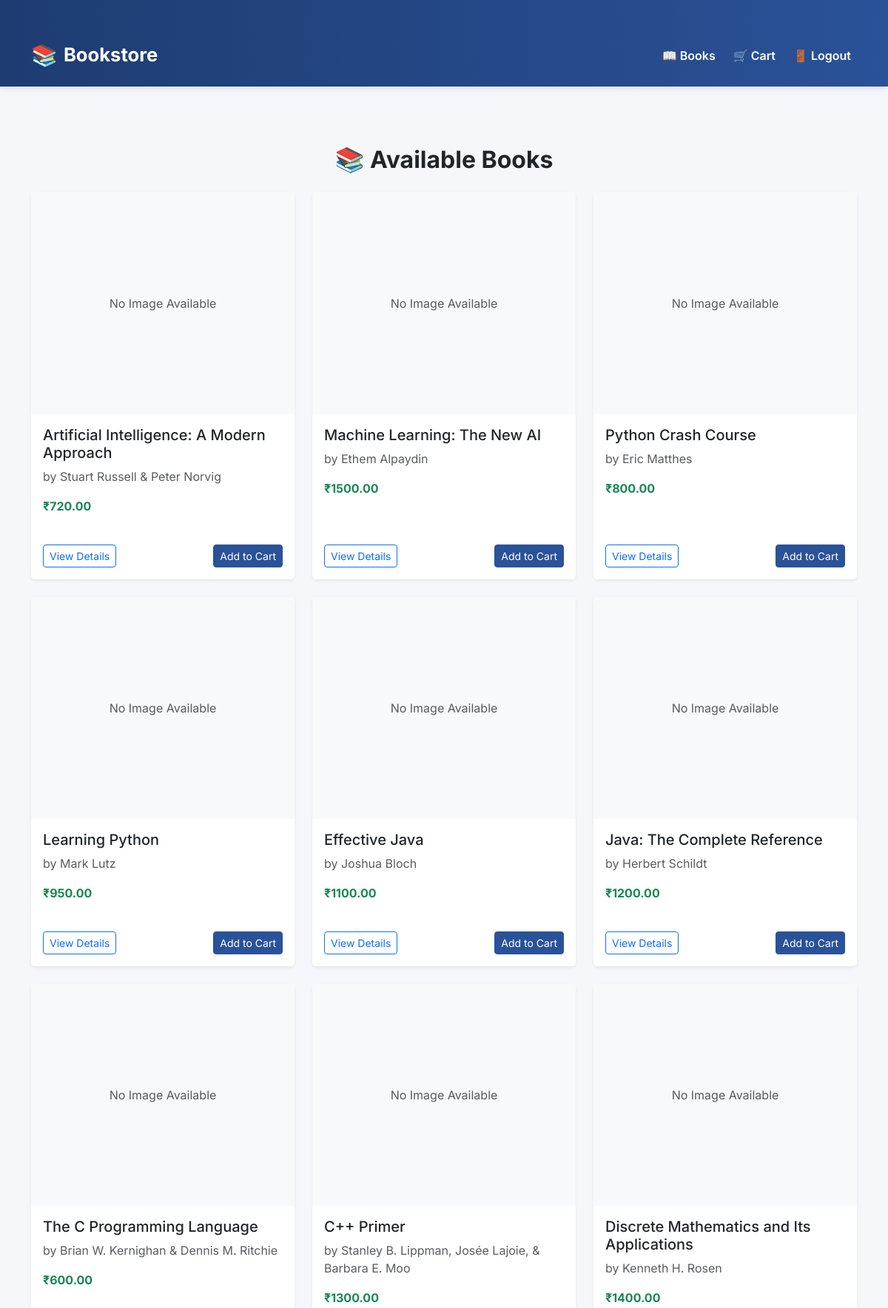
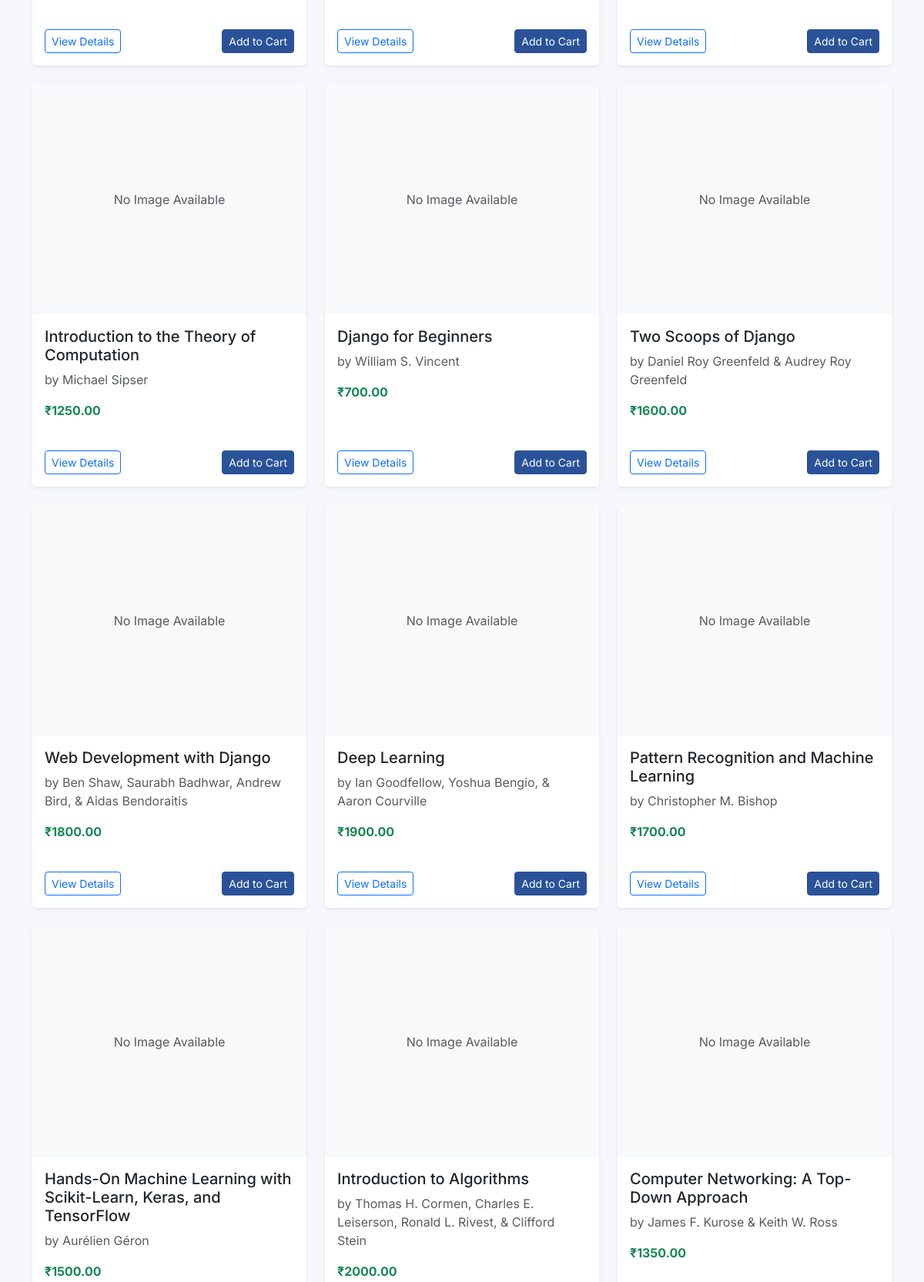
Page /books/ (signed in, upper part) on the committed database (2 pictures, top to bottom).
### books/models.py (models this page shows, shortened)
class Book(models.Model):
    title = models.CharField(max_length=200)
    author = models.CharField(max_length=200)
    description = models.TextField()
    price = models.DecimalField(max_digits=10, decimal_places=2)
    cover_image = models.ImageField(upload_to='book_covers/', blank=True, null=True)
    publication_date = models.DateField()
    isbn = models.CharField(max_length=13, unique=True)

### books/views.py (the view)
# urls.py: path('books/', book_views.book_list, name='book_list'),
@login_required
def book_list(request):
    books = Book.objects.all()
    return render(request, 'books/book_list.html', {'books': books})

### templates/books/book_list.html (shortened to what this page needs)
{% extends 'base.html' %}
{% block content %}
<div class="py-5">
    <h2 class="mb-4 text-center fw-bold">📚 Available Books</h2>
    {% if books %}
    <div class="row row-cols-1 row-cols-md-3 g-4">
        {% for book in books %}
        <div class="col">
            <div class="card h-100 shadow-sm border-0 hover-shadow transition" style="transition: transform 0.3s ease-in-out;">
                {% if book.cover_image %}
                <img src="{{ book.cover_image.url }}" class="card-img-top" alt="{{ book.title }}" style="height: 300px; object-fit: cover;">
                {% else %}
                <div class="d-flex align-items-center justify-content-center bg-light text-muted" style="height: 300px;">
                    No Image Available
                </div>
                {% endif %}
                <div class="card-body">
                    <h5 class="card-title">{{ book.title }}</h5>
                    <p class="card-text text-muted">by {{ book.author }}</p>
                    <p class="fw-bold text-success">₹{{ book.price }}</p>
                </div>
                <div class="card-footer bg-white border-0 d-flex justify-content-between px-3 pb-3">
                    <a href="{% url 'book_detail' book.id %}" class="btn btn-sm btn-outline-primary">View Details</a>
                    <a href="{% url 'add_to_cart' book.id %}" class="btn btn-sm btn-primary">Add to Cart</a>
                </div>
            </div>
        </div>
        {% endfor %}
    </div>
    {% else %}
    <p class="text-center text-muted">No books available at the moment.</p>
    {% endif %}
</div>
{% endblock %}

### templates/base.html (shortened to what this page needs)
<!DOCTYPE html>
<html lang="en">
<head>
    <link href="https://cdn.jsdelivr.net/npm/bootstrap@5.3.3/dist/css/bootstrap.min.css" rel="stylesheet">
</head>
<body>
    <nav class="navbar navbar-expand-lg navbar-dark py-3">
        <div class="container">
            <a class="navbar-brand d-flex align-items-center gap-2" href="{% url 'book_list' %}">
                <span style="font-size: 1.8rem;">📚</span> <span>Bookstore</span>
            </a>
            <div class="collapse navbar-collapse justify-content-end" id="navbarContent">
                <ul class="navbar-nav gap-2">
                    {% if user.is_authenticated %}
                        <li class="nav-item">
                            <a class="nav-link hover-glow" href="{% url 'book_list' %}">📖 Books</a>
                        </li>
                        <li class="nav-item">
                            <a class="nav-link hover-glow" href="{% url 'cart' %}">🛒 Cart</a>
                        </li>
                        <li class="nav-item">
                            <a class="nav-link hover-glow" href="{% url 'logout' %}">🚪 Logout</a>
                        </li>
                    {% endif %}
                </ul>
            </div>
        </div>
    </nav>
    <div class="container">
        {% block content %}{% endblock %}
    </div>
</body>
</html>

### templates/base.html (style rules this page uses)
body { font-family: 'Inter', sans-serif; background: #f5f7fa; margin: 0; padding: 0; }
nav.navbar { background: linear-gradient(90deg, #1e3c72, #2a5298); box-shadow: 0 2px 10px rgba(0, 0, 0, 0.1); }
nav .navbar-brand { font-weight: 700; color: #fff; font-size: 1.6rem; }
.navbar .nav-link { color: #ffffff !important; font-weight: 600; padding: 8px 16px; border-radius: 8px; transition: all 0.3s ease-in-out; }
.container { padding-top: 2rem; }
.btn-primary { background-color: #2a5298; border-color: #2a5298; }

### rows in the picture
Book: cover_image "No Image Available", title "Artificial Intelligence: A Modern Approach", author "Stuart Russell & Peter Norvig", price "720.00"
Book: cover_image "No Image Available", title "Machine Learning: The New AI", author "Ethem Alpaydin", price "1500.00"
Book: cover_image "No Image Available", title "Python Crash Course", author "Eric Matthes", price "800.00"
Book: cover_image "No Image Available", title "Learning Python", author "Mark Lutz", price "950.00"
Book: cover_image "No Image Available", title "Effective Java", author "Joshua Bloch", price "1100.00"
Book: cover_image "No Image Available", title "Java: The Complete Reference", author "Herbert Schildt", price "1200.00"
Book: cover_image "No Image Available", title "The C Programming Language", author "Brian W. Kernighan & Dennis M. Ritchie", price "600.00"
Book: cover_image "No Image Available", title "C++ Primer", author "Stanley B. Lippman, Josée Lajoie, & Barbara E. Moo", price "1300.00"
Book: cover_image "No Image Available", title "Discrete Mathematics and Its Applications", author "Kenneth H. Rosen", price "1400.00"
Book: cover_image "No Image Available", title "Introduction to the Theory of Computation", author "Michael Sipser", price "1250.00"
Book: cover_image "No Image Available", title "Django for Beginners", author "William S. Vincent", price "700.00"
Book: cover_image "No Image Available", title "Two Scoops of Django", author "Daniel Roy Greenfeld & Audrey Roy Greenfeld", price "1600.00"
Book: cover_image "No Image Available", title "Web Development with Django", author "Ben Shaw, Saurabh Badhwar, Andrew Bird, & Aidas Bendoraitis", price "1800.00"
Book: cover_image "No Image Available", title "Deep Learning", author "Ian Goodfellow, Yoshua Bengio, & Aaron Courville", price "1900.00"
Book: cover_image "No Image Available", title "Pattern Recognition and Machine Learning", author "Christopher M. Bishop", price "1700.00"
Book: cover_image "No Image Available", title "Hands-On Machine Learning with Scikit-Learn, Keras, and TensorFlow", author "Aurélien Géron", price "1500.00"
Book: cover_image "No Image Available", title "Introduction to Algorithms", author "Thomas H. Cormen, Charles E. Leiserson, Ronald L. Rivest, & Clifford Stein", price "2000.00"
Book: cover_image "No Image Available", title "Computer Networking: A Top-Down Approach", author "James F. Kurose & Keith W. Ross", price "1350.00"
